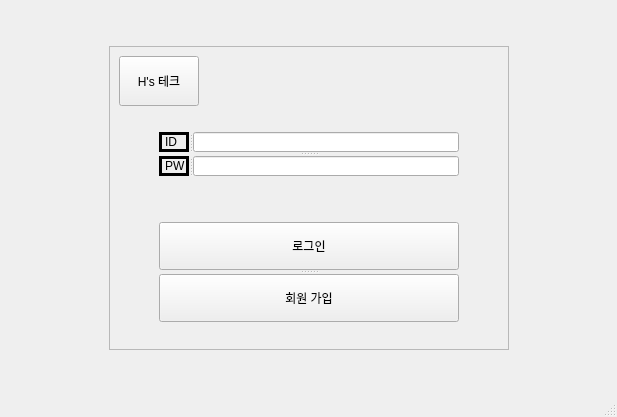
<?xml version="1.0" encoding="UTF-8"?>
<ui version="4.0">
 <class>MainLogin</class>
 <widget class="QMainWindow" name="MainLogin">
  <property name="geometry">
   <rect>
    <x>0</x>
    <y>0</y>
    <width>617</width>
    <height>417</height>
   </rect>
  </property>
  <property name="windowTitle">
   <string>MainLogin</string>
  </property>
  <widget class="QWidget" name="centralwidget">
   <layout class="QGridLayout" name="gridLayout">
    <item row="0" column="1">
     <spacer name="verticalSpacer_4">
      <property name="orientation">
       <enum>Qt::Orientation::Vertical</enum>
      </property>
      <property name="sizeType">
       <enum>QSizePolicy::Policy::Expanding</enum>
      </property>
      <property name="sizeHint" stdset="0">
       <size>
        <width>20</width>
        <height>37</height>
       </size>
      </property>
     </spacer>
    </item>
    <item row="1" column="2">
     <spacer name="horizontalSpacer_4">
      <property name="orientation">
       <enum>Qt::Orientation::Horizontal</enum>
      </property>
      <property name="sizeType">
       <enum>QSizePolicy::Policy::Expanding</enum>
      </property>
      <property name="sizeHint" stdset="0">
       <size>
        <width>92</width>
        <height>20</height>
       </size>
      </property>
     </spacer>
    </item>
    <item row="1" column="0">
     <spacer name="horizontalSpacer_5">
      <property name="orientation">
       <enum>Qt::Orientation::Horizontal</enum>
      </property>
      <property name="sizeHint" stdset="0">
       <size>
        <width>93</width>
        <height>20</height>
       </size>
      </property>
     </spacer>
    </item>
    <item row="1" column="1">
     <widget class="QFrame" name="frame">
      <property name="frameShape">
       <enum>QFrame::Shape::StyledPanel</enum>
      </property>
      <property name="frameShadow">
       <enum>QFrame::Shadow::Sunken</enum>
      </property>
      <layout class="QVBoxLayout" name="verticalLayout_2">
       <item>
        <layout class="QHBoxLayout" name="horizontalLayout">
         <item>
          <widget class="QPushButton" name="pushButton_3">
           <property name="minimumSize">
            <size>
             <width>0</width>
             <height>50</height>
            </size>
           </property>
           <property name="text">
            <string>H's 테크</string>
           </property>
          </widget>
         </item>
         <item>
          <spacer name="horizontalSpacer_3">
           <property name="orientation">
            <enum>Qt::Orientation::Horizontal</enum>
           </property>
           <property name="sizeHint" stdset="0">
            <size>
             <width>40</width>
             <height>20</height>
            </size>
           </property>
          </spacer>
         </item>
        </layout>
       </item>
       <item>
        <spacer name="verticalSpacer_3">
         <property name="orientation">
          <enum>Qt::Orientation::Vertical</enum>
         </property>
         <property name="sizeType">
          <enum>QSizePolicy::Policy::Minimum</enum>
         </property>
         <property name="sizeHint" stdset="0">
          <size>
           <width>20</width>
           <height>20</height>
          </size>
         </property>
        </spacer>
       </item>
       <item>
        <layout class="QHBoxLayout" name="horizontalLayout_2">
         <item>
          <spacer name="horizontalSpacer_2">
           <property name="orientation">
            <enum>Qt::Orientation::Horizontal</enum>
           </property>
           <property name="sizeType">
            <enum>QSizePolicy::Policy::Minimum</enum>
           </property>
           <property name="sizeHint" stdset="0">
            <size>
             <width>40</width>
             <height>20</height>
            </size>
           </property>
          </spacer>
         </item>
         <item>
          <layout class="QVBoxLayout" name="verticalLayout">
           <item>
            <widget class="QSplitter" name="splitter_3">
             <property name="orientation">
              <enum>Qt::Orientation::Vertical</enum>
             </property>
             <widget class="QSplitter" name="splitter">
              <property name="sizePolicy">
               <sizepolicy hsizetype="Expanding" vsizetype="Expanding">
                <horstretch>0</horstretch>
                <verstretch>0</verstretch>
               </sizepolicy>
              </property>
              <property name="minimumSize">
               <size>
                <width>190</width>
                <height>20</height>
               </size>
              </property>
              <property name="maximumSize">
               <size>
                <width>16777215</width>
                <height>20</height>
               </size>
              </property>
              <property name="orientation">
               <enum>Qt::Orientation::Horizontal</enum>
              </property>
              <widget class="QLabel" name="label">
               <property name="sizePolicy">
                <sizepolicy hsizetype="Expanding" vsizetype="Expanding">
                 <horstretch>200</horstretch>
                 <verstretch>20</verstretch>
                </sizepolicy>
               </property>
               <property name="minimumSize">
                <size>
                 <width>30</width>
                 <height>20</height>
                </size>
               </property>
               <property name="maximumSize">
                <size>
                 <width>30</width>
                 <height>20</height>
                </size>
               </property>
               <property name="frameShape">
                <enum>QFrame::Shape::Box</enum>
               </property>
               <property name="lineWidth">
                <number>3</number>
               </property>
               <property name="text">
                <string>ID</string>
               </property>
              </widget>
              <widget class="QLineEdit" name="lineEdit">
               <property name="enabled">
                <bool>true</bool>
               </property>
               <property name="sizePolicy">
                <sizepolicy hsizetype="Expanding" vsizetype="Expanding">
                 <horstretch>200</horstretch>
                 <verstretch>20</verstretch>
                </sizepolicy>
               </property>
               <property name="minimumSize">
                <size>
                 <width>150</width>
                 <height>20</height>
                </size>
               </property>
              </widget>
             </widget>
             <widget class="QSplitter" name="splitter_2">
              <property name="sizePolicy">
               <sizepolicy hsizetype="Expanding" vsizetype="Minimum">
                <horstretch>0</horstretch>
                <verstretch>0</verstretch>
               </sizepolicy>
              </property>
              <property name="minimumSize">
               <size>
                <width>190</width>
                <height>20</height>
               </size>
              </property>
              <property name="maximumSize">
               <size>
                <width>16777215</width>
                <height>20</height>
               </size>
              </property>
              <property name="orientation">
               <enum>Qt::Orientation::Horizontal</enum>
              </property>
              <widget class="QLabel" name="label_2">
               <property name="sizePolicy">
                <sizepolicy hsizetype="Expanding" vsizetype="Expanding">
                 <horstretch>200</horstretch>
                 <verstretch>20</verstretch>
                </sizepolicy>
               </property>
               <property name="maximumSize">
                <size>
                 <width>30</width>
                 <height>20</height>
                </size>
               </property>
               <property name="frameShape">
                <enum>QFrame::Shape::Box</enum>
               </property>
               <property name="lineWidth">
                <number>3</number>
               </property>
               <property name="text">
                <string>PW</string>
               </property>
              </widget>
              <widget class="QLineEdit" name="lineEdit_2">
               <property name="sizePolicy">
                <sizepolicy hsizetype="Expanding" vsizetype="Expanding">
                 <horstretch>200</horstretch>
                 <verstretch>20</verstretch>
                </sizepolicy>
               </property>
               <property name="minimumSize">
                <size>
                 <width>150</width>
                 <height>20</height>
                </size>
               </property>
              </widget>
             </widget>
            </widget>
           </item>
           <item>
            <spacer name="verticalSpacer">
             <property name="orientation">
              <enum>Qt::Orientation::Vertical</enum>
             </property>
             <property name="sizeType">
              <enum>QSizePolicy::Policy::Maximum</enum>
             </property>
             <property name="sizeHint" stdset="0">
              <size>
               <width>20</width>
               <height>40</height>
              </size>
             </property>
            </spacer>
           </item>
           <item>
            <widget class="QSplitter" name="splitter_4">
             <property name="minimumSize">
              <size>
               <width>300</width>
               <height>100</height>
              </size>
             </property>
             <property name="orientation">
              <enum>Qt::Orientation::Vertical</enum>
             </property>
             <widget class="QPushButton" name="pushButton">
              <property name="minimumSize">
               <size>
                <width>0</width>
                <height>40</height>
               </size>
              </property>
              <property name="text">
               <string>로그인</string>
              </property>
             </widget>
             <widget class="QPushButton" name="pushButton_2">
              <property name="minimumSize">
               <size>
                <width>0</width>
                <height>40</height>
               </size>
              </property>
              <property name="text">
               <string>회원 가입</string>
              </property>
             </widget>
            </widget>
           </item>
          </layout>
         </item>
         <item>
          <spacer name="horizontalSpacer">
           <property name="orientation">
            <enum>Qt::Orientation::Horizontal</enum>
           </property>
           <property name="sizeType">
            <enum>QSizePolicy::Policy::Minimum</enum>
           </property>
           <property name="sizeHint" stdset="0">
            <size>
             <width>40</width>
             <height>20</height>
            </size>
           </property>
          </spacer>
         </item>
        </layout>
       </item>
       <item>
        <spacer name="verticalSpacer_2">
         <property name="orientation">
          <enum>Qt::Orientation::Vertical</enum>
         </property>
         <property name="sizeType">
          <enum>QSizePolicy::Policy::Minimum</enum>
         </property>
         <property name="sizeHint" stdset="0">
          <size>
           <width>20</width>
           <height>18</height>
          </size>
         </property>
        </spacer>
       </item>
      </layout>
     </widget>
    </item>
    <item row="2" column="1">
     <spacer name="verticalSpacer_5">
      <property name="orientation">
       <enum>Qt::Orientation::Vertical</enum>
      </property>
      <property name="sizeType">
       <enum>QSizePolicy::Policy::Expanding</enum>
      </property>
      <property name="sizeHint" stdset="0">
       <size>
        <width>20</width>
        <height>30</height>
       </size>
      </property>
     </spacer>
    </item>
   </layout>
  </widget>
  <widget class="QStatusBar" name="statusbar"/>
 </widget>
 <resources/>
 <connections/>
</ui>
